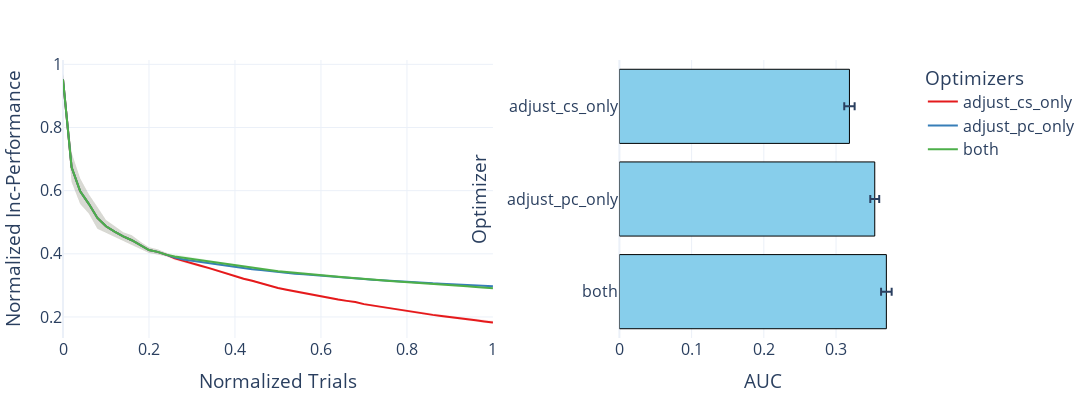

This figure's notebook cell:
### Code cell
plot_one_thing('adjust_method')
